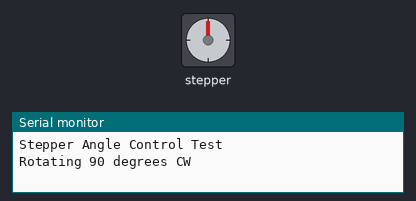
Recording of a sketch running on a simulated Arduino Uno, built with avr-gcc and run on an emulated ATmega328P. Shown: stepper motor, the last lines printed to the serial monitor. Stepper angles assume 2048 steps per turn.

Above: at 0.05 s.
At 1.8 s:
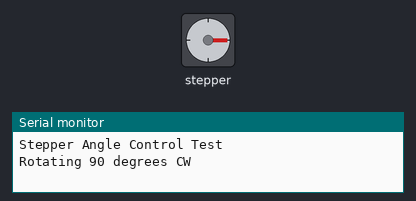
At 3.55 s:
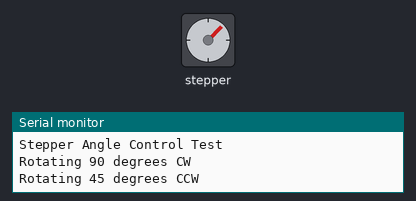
At 6.7 s:
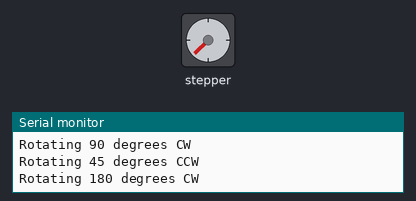
Timing chart, 0 to 8.7 s (numbered marks = the images above):
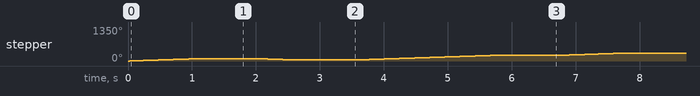

The sketch:

stepperMotor.ino
```cpp
#include "AFMotor_R4.h"

// 28BYJ-48 stepper: 2048 steps per full rotation
// Motor connected to M3 & M4 → PORT 2 on L293D shield
AF_Stepper motor(2048, 2);

void setup() {
  Serial.begin(9600);
  Serial.println("Stepper Angle Control Test");

  motor.setSpeed(15);  // Speed in RPM
}

// Rotate to any angle
void rotateAngle(float angle, int direction, uint8_t style) {
  int steps = (2048.0 * angle) / 360.0;  // convert angle → steps
  motor.step(steps, direction, style);
}

void loop() {

  Serial.println("Rotating 90 degrees CW");
  rotateAngle(90, FORWARD, DOUBLE);
  delay(1000);

  Serial.println("Rotating 45 degrees CCW");
  rotateAngle(45, BACKWARD, DOUBLE);
  delay(1000);

  Serial.println("Rotating 180 degrees CW");
  rotateAngle(180, FORWARD, DOUBLE);
  delay(1000);
}
```

Measured:
- by itself, stepper: turns 90° clockwise in 1.0 s, then 45° counter-clockwise in 0.52 s, then 180° clockwise in 2.1 s, repeating every 6.7 s
